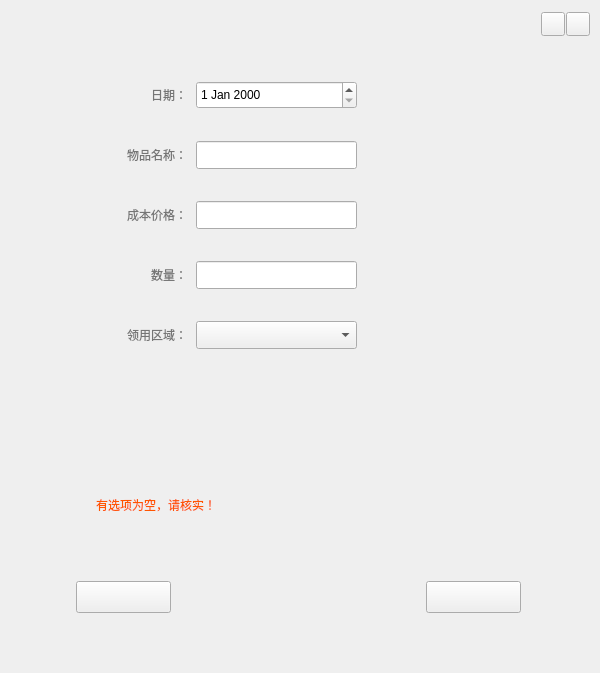
<?xml version="1.0" encoding="UTF-8"?>
<ui version="4.0">
 <class>DescFeedStoreWidget</class>
 <widget class="QWidget" name="DescFeedStoreWidget">
  <property name="geometry">
   <rect>
    <x>0</x>
    <y>0</y>
    <width>600</width>
    <height>673</height>
   </rect>
  </property>
  <property name="minimumSize">
   <size>
    <width>600</width>
    <height>673</height>
   </size>
  </property>
  <property name="maximumSize">
   <size>
    <width>600</width>
    <height>700</height>
   </size>
  </property>
  <property name="windowTitle">
   <string>出库管理</string>
  </property>
  <layout class="QVBoxLayout" name="verticalLayout">
   <property name="spacing">
    <number>0</number>
   </property>
   <property name="leftMargin">
    <number>6</number>
   </property>
   <property name="topMargin">
    <number>6</number>
   </property>
   <property name="rightMargin">
    <number>6</number>
   </property>
   <property name="bottomMargin">
    <number>6</number>
   </property>
   <item>
    <widget class="QWidget" name="pop_widget_title" native="true">
     <property name="minimumSize">
      <size>
       <width>0</width>
       <height>35</height>
      </size>
     </property>
     <property name="maximumSize">
      <size>
       <width>16777214</width>
       <height>35</height>
      </size>
     </property>
     <widget class="QPushButton" name="pop_close_btn">
      <property name="geometry">
       <rect>
        <x>560</x>
        <y>6</y>
        <width>24</width>
        <height>24</height>
       </rect>
      </property>
      <property name="text">
       <string/>
      </property>
     </widget>
     <widget class="QPushButton" name="pop_min_btn">
      <property name="geometry">
       <rect>
        <x>535</x>
        <y>6</y>
        <width>24</width>
        <height>24</height>
       </rect>
      </property>
      <property name="text">
       <string/>
      </property>
     </widget>
     <widget class="QLabel" name="title_lab">
      <property name="geometry">
       <rect>
        <x>10</x>
        <y>3</y>
        <width>151</width>
        <height>28</height>
       </rect>
      </property>
      <property name="styleSheet">
       <string notr="true">font: 75 12pt &quot;微软雅黑&quot;;
color: rgb(0, 200, 255);</string>
      </property>
      <property name="text">
       <string/>
      </property>
     </widget>
    </widget>
   </item>
   <item>
    <widget class="QWidget" name="widget" native="true">
     <property name="styleSheet">
      <string notr="true"/>
     </property>
     <widget class="QPushButton" name="pop_cancle_btn">
      <property name="geometry">
       <rect>
        <x>70</x>
        <y>540</y>
        <width>95</width>
        <height>32</height>
       </rect>
      </property>
      <property name="text">
       <string/>
      </property>
     </widget>
     <widget class="QPushButton" name="pop_commit_btn">
      <property name="geometry">
       <rect>
        <x>420</x>
        <y>540</y>
        <width>95</width>
        <height>32</height>
       </rect>
      </property>
      <property name="text">
       <string/>
      </property>
     </widget>
     <widget class="QLabel" name="remake_lab_2">
      <property name="geometry">
       <rect>
        <x>100</x>
        <y>40</y>
        <width>81</width>
        <height>28</height>
       </rect>
      </property>
      <property name="styleSheet">
       <string notr="true">color: rgb(117, 117, 117);
font: 75 12pt &quot;微软雅黑&quot;;</string>
      </property>
      <property name="text">
       <string>日期：</string>
      </property>
      <property name="alignment">
       <set>Qt::AlignRight|Qt::AlignTrailing|Qt::AlignVCenter</set>
      </property>
     </widget>
     <widget class="QDateEdit" name="dateEdit">
      <property name="geometry">
       <rect>
        <x>190</x>
        <y>40</y>
        <width>161</width>
        <height>28</height>
       </rect>
      </property>
      <property name="styleSheet">
       <string notr="true">color: rgb(0, 0, 0);</string>
      </property>
     </widget>
     <widget class="QLabel" name="remake_lab_5">
      <property name="geometry">
       <rect>
        <x>100</x>
        <y>100</y>
        <width>81</width>
        <height>28</height>
       </rect>
      </property>
      <property name="styleSheet">
       <string notr="true">color: rgb(117, 117, 117);
font: 75 12pt &quot;微软雅黑&quot;;</string>
      </property>
      <property name="text">
       <string>物品名称：</string>
      </property>
      <property name="alignment">
       <set>Qt::AlignRight|Qt::AlignTrailing|Qt::AlignVCenter</set>
      </property>
     </widget>
     <widget class="QLineEdit" name="subject_name_Edit">
      <property name="geometry">
       <rect>
        <x>190</x>
        <y>100</y>
        <width>161</width>
        <height>28</height>
       </rect>
      </property>
      <property name="readOnly">
       <bool>true</bool>
      </property>
     </widget>
     <widget class="QLabel" name="error_lab">
      <property name="geometry">
       <rect>
        <x>90</x>
        <y>450</y>
        <width>381</width>
        <height>28</height>
       </rect>
      </property>
      <property name="styleSheet">
       <string notr="true">font: 75 12pt &quot;微软雅黑&quot;;
color: rgb(255, 85, 0);</string>
      </property>
      <property name="text">
       <string>有选项为空，请核实！</string>
      </property>
     </widget>
     <widget class="QLabel" name="remake_lab_10">
      <property name="geometry">
       <rect>
        <x>100</x>
        <y>160</y>
        <width>81</width>
        <height>28</height>
       </rect>
      </property>
      <property name="styleSheet">
       <string notr="true">color: rgb(117, 117, 117);
font: 75 12pt &quot;微软雅黑&quot;;</string>
      </property>
      <property name="text">
       <string>成本价格：</string>
      </property>
      <property name="alignment">
       <set>Qt::AlignRight|Qt::AlignTrailing|Qt::AlignVCenter</set>
      </property>
     </widget>
     <widget class="QLineEdit" name="pice_Edit">
      <property name="geometry">
       <rect>
        <x>190</x>
        <y>160</y>
        <width>161</width>
        <height>28</height>
       </rect>
      </property>
      <property name="frame">
       <bool>true</bool>
      </property>
      <property name="readOnly">
       <bool>true</bool>
      </property>
     </widget>
     <widget class="QLineEdit" name="Number_Edit">
      <property name="geometry">
       <rect>
        <x>190</x>
        <y>220</y>
        <width>161</width>
        <height>28</height>
       </rect>
      </property>
      <property name="frame">
       <bool>true</bool>
      </property>
     </widget>
     <widget class="QLabel" name="remake_lab_11">
      <property name="geometry">
       <rect>
        <x>100</x>
        <y>220</y>
        <width>81</width>
        <height>28</height>
       </rect>
      </property>
      <property name="styleSheet">
       <string notr="true">color: rgb(117, 117, 117);
font: 75 12pt &quot;微软雅黑&quot;;</string>
      </property>
      <property name="text">
       <string>数量：</string>
      </property>
      <property name="alignment">
       <set>Qt::AlignRight|Qt::AlignTrailing|Qt::AlignVCenter</set>
      </property>
     </widget>
     <widget class="QLabel" name="area_lab">
      <property name="geometry">
       <rect>
        <x>100</x>
        <y>280</y>
        <width>81</width>
        <height>28</height>
       </rect>
      </property>
      <property name="styleSheet">
       <string notr="true">color: rgb(117, 117, 117);
font: 75 12pt &quot;微软雅黑&quot;;</string>
      </property>
      <property name="text">
       <string>领用区域：</string>
      </property>
      <property name="alignment">
       <set>Qt::AlignRight|Qt::AlignTrailing|Qt::AlignVCenter</set>
      </property>
     </widget>
     <widget class="QComboBox" name="comboBox">
      <property name="geometry">
       <rect>
        <x>190</x>
        <y>280</y>
        <width>161</width>
        <height>28</height>
       </rect>
      </property>
     </widget>
    </widget>
   </item>
  </layout>
 </widget>
 <resources/>
 <connections/>
</ui>
